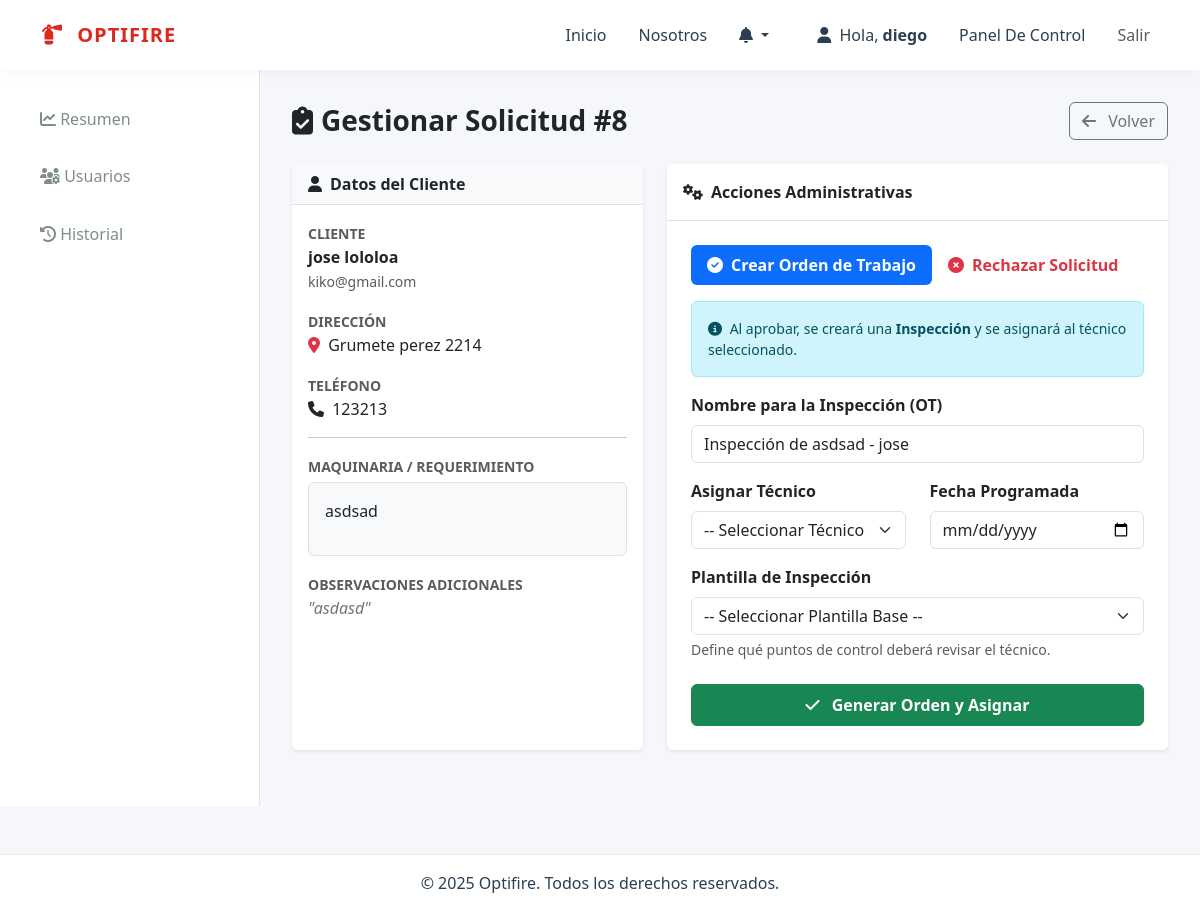
Page /usuarios/solicitud/8/gestionar/ (signed in) on the committed database.
### usuarios/models.py (models this page shows, shortened)
class SolicitudInspeccion(models.Model):
    cliente = models.ForeignKey(User, on_delete=models.CASCADE, related_name='solicitudes_enviadas')
    nombre_cliente = models.CharField(max_length=100)
    apellido_cliente = models.CharField(max_length=100, blank=True, null=True)
    direccion = models.CharField(max_length=255)
    telefono = models.CharField(max_length=20)
    maquinaria = models.TextField(verbose_name="Maquinaria / Servicio")
    observaciones_cliente = models.TextField(blank=True, null=True)
    monto_cotizacion = models.DecimalField(max_digits=10, decimal_places=0, null=True, blank=True)
    detalle_cotizacion = models.TextField(blank=True, null=True)
    fecha_programada = models.DateField(null=True, blank=True)
    fecha_solicitud = models.DateTimeField(auto_now_add=True)
    estado = models.CharField(
        max_length=20,
        choices=EstadoSolicitud.choices,
        default=EstadoSolicitud.PENDIENTE
    )
    motivo_rechazo = models.TextField(blank=True, null=True)

### usuarios/views.py (the view, shortened to what this page needs)
# urls.py: path('solicitud/<int:pk>/gestionar/', views.aprobar_solicitud, name='aprobar_solicitud'),
@login_required
@user_passes_test(is_administrador)
def aprobar_solicitud(request, pk):
    solicitud = get_object_or_404(SolicitudInspeccion, pk=pk)
    context = {
        'solicitud': solicitud,
        'tecnicos': User.objects.filter(groups__name=Roles.TECNICO.value),
        'plantillas': PlantillaInspeccion.objects.all()
    }
    return render(request, 'dashboards/admin/gestionar_solicitud.html', context)

### usuarios/views.py (called while the page is built)
def check_role(user, role_name):
    return user.is_authenticated and user.groups.filter(name=role_name).exists()

def is_administrador(user): return check_role(user, Roles.ADMINISTRADOR.value) or user.is_superuser

### templates/dashboards/admin/gestionar_solicitud.html (shortened to what this page needs)
{% extends 'base_dashboard.html' %}
{% load static %}
{% block dashboard_menu %}
    {% include "includes/admin_menu.html" %}
{% endblock dashboard_menu %}
{% block dashboard_content %}
<div class="container-fluid px-0">
    <div class="d-flex justify-content-between align-items-center mb-4">
        <h1 class="h3 text-dark fw-bold mb-0">
            <i class="fas fa-clipboard-check me-2"></i>Gestionar Solicitud #{{ solicitud.id }}
        </h1>
        <a href="{% url 'dashboard_administrador' %}" class="btn btn-outline-secondary">
            <i class="fas fa-arrow-left me-2"></i> Volver
        </a>
    </div>
    <div class="row">
        <div class="col-lg-5 mb-4">
            <div class="card shadow-sm border-0 h-100">
                <div class="card-header bg-light fw-bold border-bottom">
                    <i class="fas fa-user me-2"></i>Datos del Cliente
                </div>
                <div class="card-body">
                    <div class="mb-3">
                        <label class="text-muted small text-uppercase fw-bold">Cliente</label>
                        <p class="fw-bold mb-0">{{ solicitud.nombre_cliente }} {{ solicitud.apellido_cliente|default:"" }}</p>
                        <small class="text-muted">{{ solicitud.cliente.email }}</small>
                    </div>
                    <div class="mb-3">
                        <label class="text-muted small text-uppercase fw-bold">Dirección</label>
                        <p class="mb-0"><i class="fas fa-map-marker-alt text-danger me-1"></i> {{ solicitud.direccion }}</p>
                    </div>
                    <div class="mb-3">
                        <label class="text-muted small text-uppercase fw-bold">Teléfono</label>
                        <p class="mb-0"><i class="fas fa-phone me-1"></i> {{ solicitud.telefono }}</p>
                    </div>
                    <hr>
                    <div class="mb-3">
                        <label class="text-muted small text-uppercase fw-bold">Maquinaria / Requerimiento</label>
                        <div class="p-3 bg-light rounded border mt-1">
                            {{ solicitud.maquinaria|linebreaks }}
                        </div>
                    </div>
                    {% if solicitud.observaciones_cliente %}
                    <div class="mb-3">
                        <label class="text-muted small text-uppercase fw-bold">Observaciones Adicionales</label>
                        <p class="fst-italic text-secondary mb-0">"{{ solicitud.observaciones_cliente }}"</p>
                    </div>
                    {% endif %}
                </div>
            </div>
        </div>
        <div class="col-lg-7 mb-4">
            <div class="card shadow-sm border-0">
                <div class="card-header bg-white fw-bold border-bottom py-3">
                    <i class="fas fa-cogs me-2"></i>Acciones Administrativas
                </div>
                <div class="card-body p-4">
                    <ul class="nav nav-pills mb-3" id="pills-tab" role="tablist">
                        <li class="nav-item" role="presentation">
                            <button class="nav-link active fw-bold" id="pills-approve-tab" data-bs-toggle="pill" data-bs-target="#pills-approve" type="button" role="tab">
                                <i class="fas fa-check-circle me-2"></i>Crear Orden de Trabajo
                            </button>
                        </li>
                        <li class="nav-item" role="presentation">
                            <button class="nav-link text-danger fw-bold" id="pills-reject-tab" data-bs-toggle="pill" data-bs-target="#pills-reject" type="button" role="tab">
                                <i class="fas fa-times-circle me-2"></i>Rechazar Solicitud
                            </button>
                        </li>
                    </ul>
                    <div class="tab-content" id="pills-tabContent">
                        <div class="tab-pane fade show active" id="pills-approve" role="tabpanel">
                            <div class="alert alert-info small">
                                <i class="fas fa-info-circle me-1"></i> Al aprobar, se creará una <strong>Inspección</strong> y se asignará al técnico seleccionado.
                            </div>
                            <form method="POST">
                                <div class="mb-3">
                                    <label class="form-label fw-bold">Nombre para la Inspección (OT)</label>
                                    <input type="text" name="nombre_inspeccion" class="form-control"
                                           value="Inspección de {{ solicitud.maquinaria|truncatechars:20 }} - {{ solicitud.nombre_cliente }}" required>
                                </div>
                                <div class="row">
                                    <div class="col-md-6 mb-3">
                                        <label class="form-label fw-bold">Asignar Técnico</label>
                                        <select name="tecnico" class="form-select" required>
                                            <option value="">-- Seleccionar Técnico --</option>
                                        </select>
                                    </div>
                                    <div class="col-md-6 mb-3">
                                        <label class="form-label fw-bold">Fecha Programada</label>
                                        <input type="date" name="fecha_programada" class="form-control" required>
                                    </div>
                                </div>
                                <div class="mb-4">
                                    <label class="form-label fw-bold">Plantilla de Inspección</label>
                                    <select name="plantilla" class="form-select" required>
                                        <option value="">-- Seleccionar Plantilla Base --</option>
                                    </select>
                                    <div class="form-text">Define qué puntos de control deberá revisar el técnico.</div>
                                </div>
                                <div class="d-grid">
                                    <button type="submit" class="btn btn-success py-2 fw-bold">
                                        <i class="fas fa-check me-2"></i> Generar Orden y Asignar
                                    </button>
                                </div>
                            </form>
                        </div>
                    </div>
                </div>
            </div>
        </div>
    </div>
</div>
{% endblock dashboard_content %}

### templates/base.html (shortened to what this page needs)
{% load static %}
<!DOCTYPE html>
<html lang="es">
<head>
    <link href="https://cdn.jsdelivr.net/npm/bootstrap@5.3.0/dist/css/bootstrap.min.css" rel="stylesheet">
    <link rel="stylesheet" href="https://cdnjs.cloudflare.com/ajax/libs/font-awesome/6.5.2/css/all.min.css">
    <link rel="stylesheet" href="{% static 'css/style.css' %}">
</head>
<body>
    <nav class="navbar navbar-expand-lg navbar-custom sticky-top">
      <div class="container">
        <a class="navbar-brand navbar-brand-text" href="/">
            <i class="fa-solid fa-fire-extinguisher me-2"></i> OPTIFIRE
        </a>
        <div class="collapse navbar-collapse" id="navbarNav">
          <ul class="navbar-nav ms-auto">
            <li class="nav-item"><a class="nav-link nav-link-custom" href="/">Inicio</a></li>
            <li class="nav-item"><a class="nav-link nav-link-custom" href="/nosotros/">Nosotros</a></li>
            {% if user.is_authenticated %}
                <li class="nav-item dropdown me-3">
                    <a class="nav-link nav-link-custom dropdown-toggle" href="#" id="navbarDropdownNotifications" role="button" data-bs-toggle="dropdown" aria-expanded="false">
                        <i class="fa-solid fa-bell"></i>
                    </a>
                </li>
                <li class="nav-item">
                    <span class="nav-link nav-link-custom me-2">
                        <i class="fa-solid fa-user me-1"></i> Hola, <span class="fw-bold">{{ user.first_name|default:user.username }}</span>
                    </span>
                </li>
                <li class="nav-item">
                    <a class="nav-link nav-link-custom" href="{% url 'dashboard' %}">Panel De Control</a>
                </li>
                <li class="nav-item">
                    <a class="nav-link btn btn-sm btn-outline-dark ms-2" href="{% url 'logout' %}">Salir</a>
                </li>
            {% else %}
                <li class="nav-item">
                    <a class="nav-link btn btn-brand ms-2 text-white" href="{% url 'login' %}">Iniciar Sesión</a>
                </li>
            {% endif %}
          </ul>
        </div>
      </div>
    </nav>
    <main>
        {% block content %}
        {% endblock %}
    </main>
    <footer class="footer-custom mt-5 py-3">
        <div class="container text-center">
            <p class="mb-0">&copy; 2025 Optifire. Todos los derechos reservados.</p>
        </div>
    </footer>
</body>
</html>

### static/css/style.css (style rules this page uses)
:root { --primary-color: #DC281E; --primary-dark: #b91d15; --secondary-color: #F05A22; --accent-color: #FFC20E; --background-color: #F5F7FA; --container-color: #FFFFFF; --text-main: #2c3e50; --text-secondary: #7f8c8d; --sidebar-width: 260px; --header-height: 70px; --brand-gradient: linear-gradient(135deg, #DC281E 0%, #F05A22 100%); --shadow-soft: 0 2px 15px rgba(0, 0, 0, 0.04); --border-radius: 8px; }
body { background-color: var(--background-color); color: var(--text-main); font-family: 'Segoe UI', Roboto, sans-serif; min-height: 100vh; display: flex; flex-direction: column; overflow-x: hidden; }
a { text-decoration: none; }
.navbar-custom { background-color: var(--container-color); box-shadow: var(--shadow-soft); height: var(--header-height); z-index: 1000; }
.navbar-brand-text { color: var(--primary-color) !important; font-weight: 800; letter-spacing: 1px; }
.nav-link-custom { color: var(--text-main) !important; font-weight: 500; margin: 0 0.5rem; }
.footer-custom { background-color: var(--container-color); padding: 1.5rem 0; margin-top: auto; border-top: 1px solid #eee; }

### rows in the picture
SolicitudInspeccion: id "8", nombre_cliente "jose", apellido_cliente "lololoa", cliente.email "kiko@gmail.com", direccion "Grumete perez 2214", telefono "123213", maquinaria "asdsad", observaciones_cliente "asdasd", nombre_inspeccion "Inspección de asdsad - jose"

### other values in the picture
{{ user.first_name|default:user.username }} "diego"
